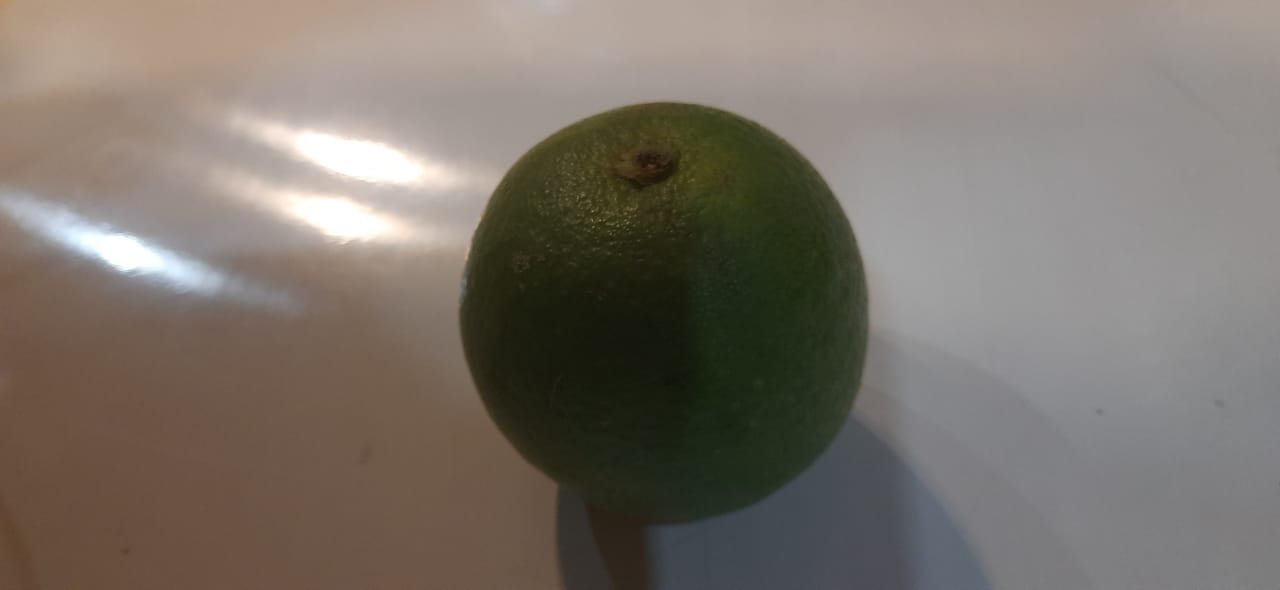
#> input picture ECSE341L/10.jpeg, 1280 x 590 px; the run also reads 1 picture not shown here
$ jupyter execute --allow-errors Lab2.ipynb
#> lines starting #> are read from the running program, lines starting #| are printed output that depends on the picture
[cell 1]
#LAB 1
'Avinash Kumar'

[cell 2]
from matplotlib import image
import matplotlib as plt
from matplotlib import pyplot

image = image.imread('10.jpeg')
#> image is the input picture: shape (590, 1280, 3); mean R, G, B 122.7, 114.9, 106.3

print(image.dtype)
#| uint8
print(image.shape)
#| (590, 1280, 3)


pyplot.imshow(image)
pyplot.show()

[cell 3]
# Q1 part1
from PIL import Image
import matplotlib.pyplot as plt
input_img = Image.open('9.jpeg')
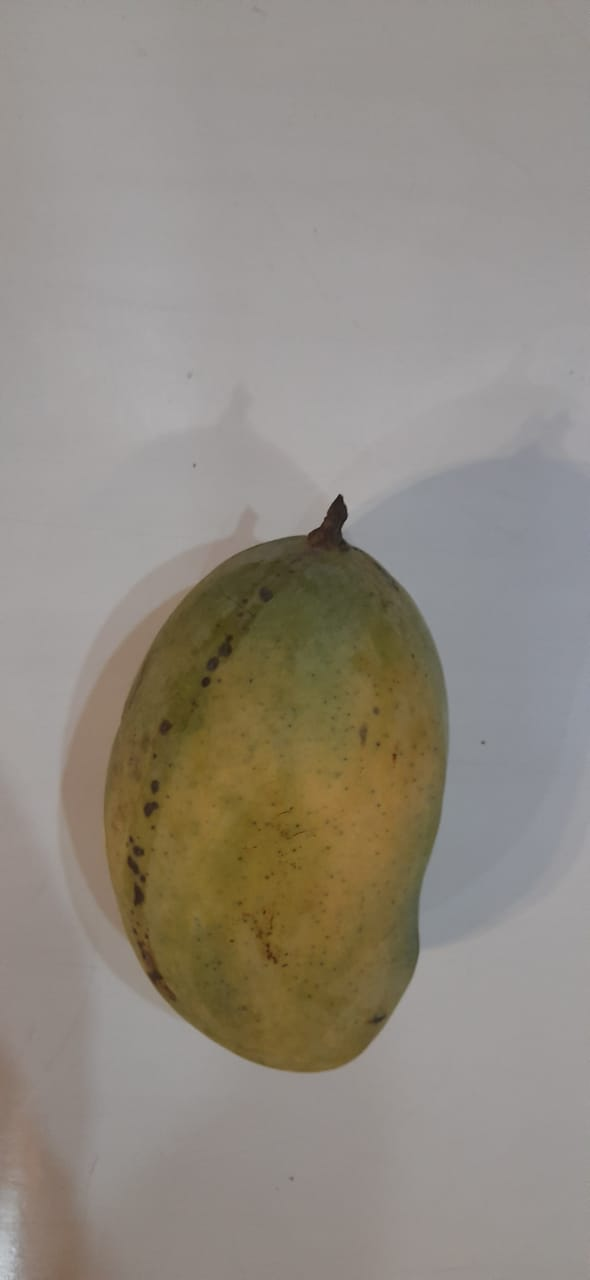
#> input picture ECSE341L/9.jpeg, 590 x 1280 px
#> input_img is the input picture: PIL image 590x1280 RGB; mean R, G, B 145.2, 138.7, 129.2
output_img=input_img.convert('LA')
plt.figure()
plt.subplot(2,1,1)
plt.imshow(input_img)

plt.subplot(2,1,2)
plt.imshow(output_img)
plt.show()

[cell 4]
import sys

[cell 5]
# Loading the  input image
# We use cvtColor, to convert to grayscale
# window shown waits for any key pressing event

[cell 6]
# Q1 part 2
import matplotlib.pylab as plt
import numpy as np


im = plt.imread("mango.JPEG")
print(im.shape)
#| (1280, 590, 3)
plt.axis("off")

#Plotting Image

plt.imshow(im)

# converting to greyscales

rgb_weights = [0.2989, 0.5870, 0.1140]
grayscale_image = np.dot(im[...,:3], rgb_weights)
plt.imshow(grayscale_image, cmap=plt.get_cmap("gray"))
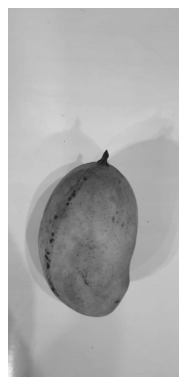
#> figure drawn by matplotlib, 1 panel

[cell 7]
#Steps
#'Taking the average of the red, green, and blue pixel values to get the grayscale value'

[cell 8]
#Q2
from PIL import Image
from numpy import asarray
# load the image
image1 = Image.open('9.jpeg')
image2 = Image.open('10.jpeg')
data = asarray(image1)
data2= asarray(image2)
#print(data)
#print(data2)
# summarize shape
print(data.shape)
#| (1280, 590, 3)
print(data2.shape)
#| (590, 1280, 3)
data3= data2.reshape(1280, 590, 3)
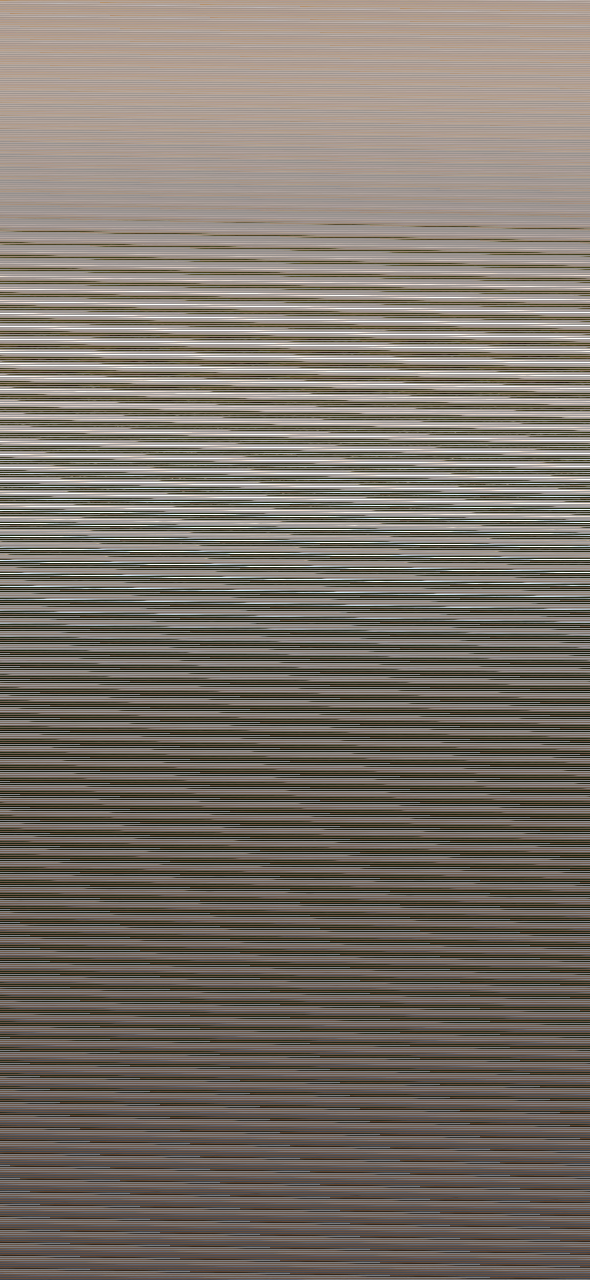
#> data3: shape (1280, 590, 3); mean R, G, B 122.7, 114.9, 106.3
#print(data3)
print(data3.shape)
#| (1280, 590, 3)
arr1=np.add(data,data3)
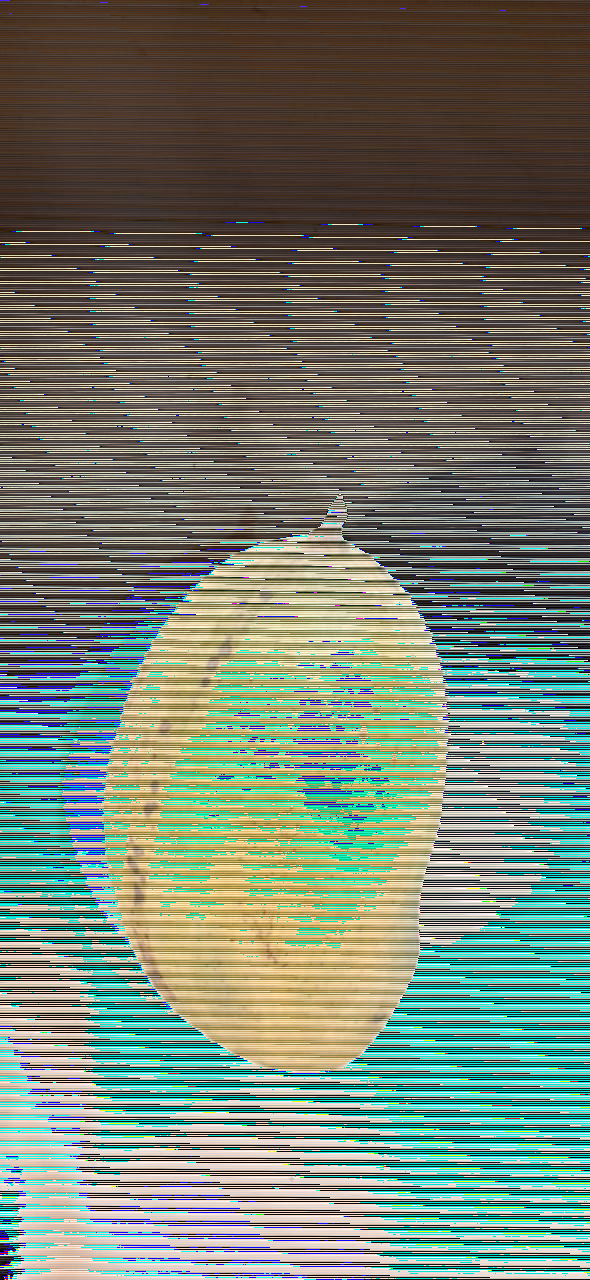
#> arr1: shape (1280, 590, 3); mean R, G, B 115.7, 127.1, 112.2
arr2=np.subtract(data,data3)
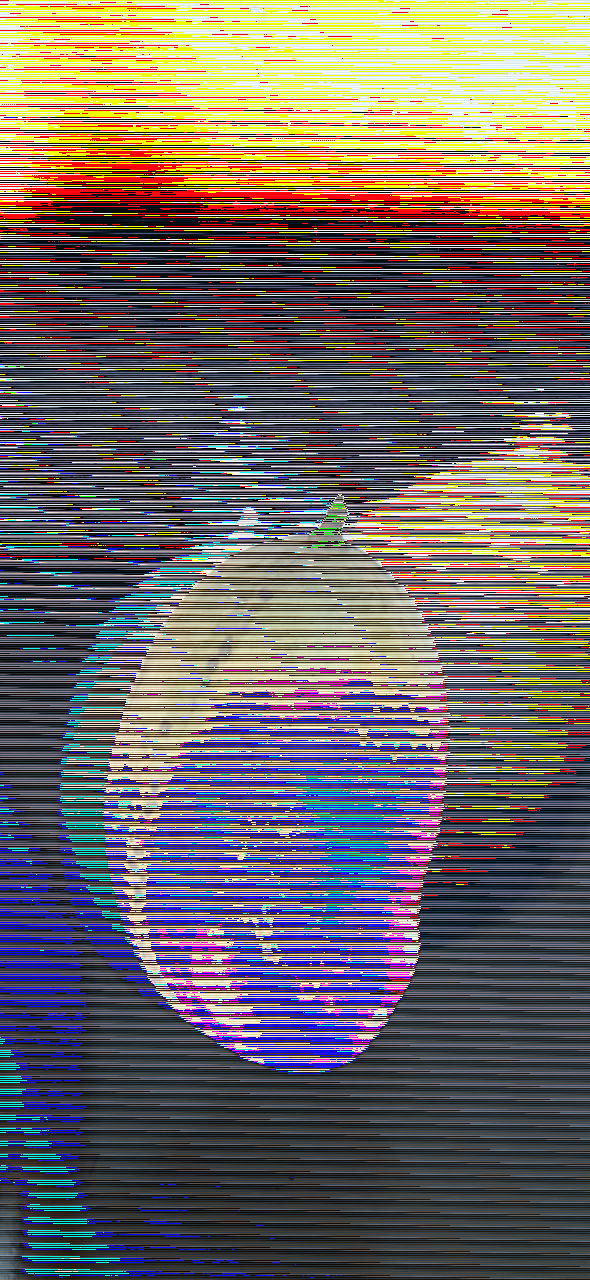
#> arr2: shape (1280, 590, 3); mean R, G, B 111.1, 102.9, 99.4
#print(arr2)
arr3=np.multiply(data,data3)
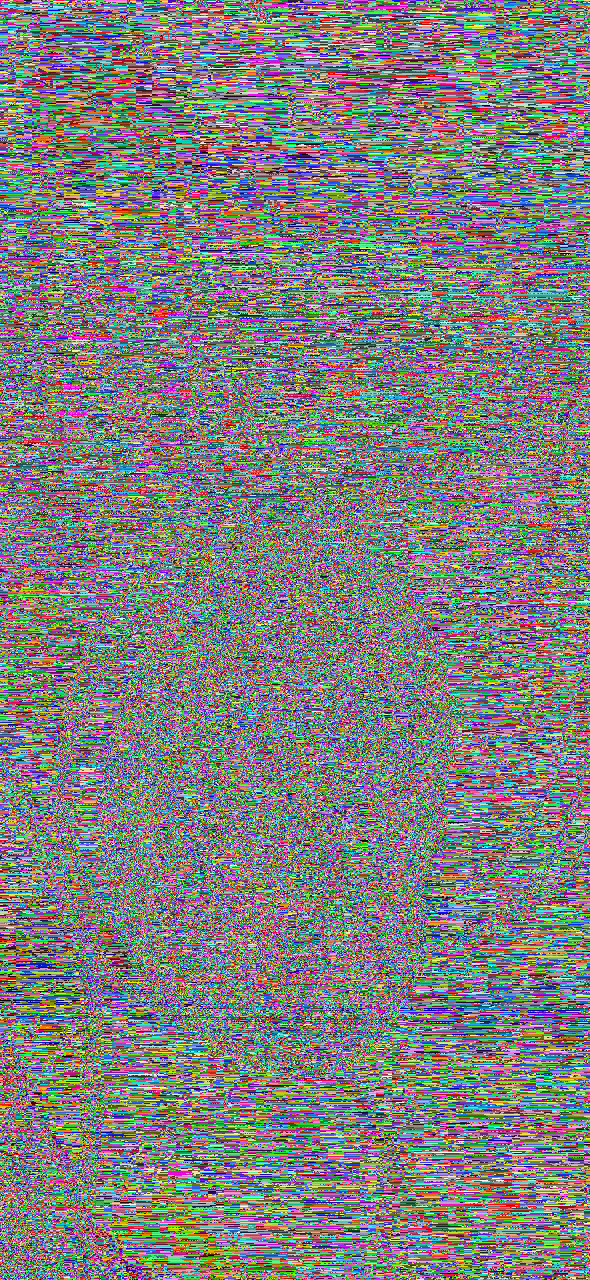
#> arr3: shape (1280, 590, 3); mean R, G, B 126.7, 126.1, 125.9

[cell 9]
#Displaying the addition of image
img = Image.fromarray(arr1, 'RGB')
img.save('my.png')
img.show()

[cell 10]
#Displaying the Substraction of image
img2 = Image.fromarray(arr2, 'RGB')
img2.save('my2.png')
img2.show()

[cell 11]
#Displaying the addition of image
img3 = Image.fromarray(arr3, 'RGB')
img3.save('my3.png')
img3.show()

[cell 12]
#Converting from one color space into another (RGB to HSV conversion)

def rgb_to_hsv(r, g, b):


    r, g, b = r / 255.0, g / 255.0, b / 255.0


    cmax = max(r, g, b)
    cmin = min(r, g, b)
    diff = cmax-cmin


    if cmax == cmin:
        h = 0


    elif cmax == r:
        h = (60 * ((g - b) / diff) + 360) % 360


    elif cmax == g:
        h = (60 * ((b - r) / diff) + 120) % 360


    elif cmax == b:
        h = (60 * ((r - g) / diff) + 240) % 360


    if cmax == 0:
        s = 0
    else:
        s = (diff / cmax) * 100


    v = cmax * 100
    return h, s, v


print(rgb_to_hsv(129, 88, 47))

#> (a cell that did not finish here is left out)

[cell 14]
import cv2

img = cv2.imread("9.jpeg")
resized = cv2.resize(img, (100,100), interpolation=cv2.INTER_LINEAR)
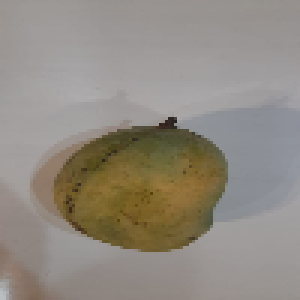
#> resized: shape (100, 100, 3) (shown 3 times larger); mean B, G, R 129.2, 138.7, 145.2
cv2.imshow('Original', img)
cv2.waitKey()
cv2.destroyAllWindows()

[cell 15]
img2 = cv2.imread("9.jpeg")

resized = cv2.resize(img2, (100,100), interpolation=cv2.INTER_CUBIC)
cv2.imshow('Original', img2)
cv2.waitKey()
cv2.destroyAllWindows()

[cell 16]
img3=cv2.imread("9.jpeg")
resized = cv2.resize(img3, (100,100), interpolation=cv2.INTER_NEAREST)
cv2.imshow('Original', img3)
cv2.waitKey()
cv2.destroyAllWindows()
